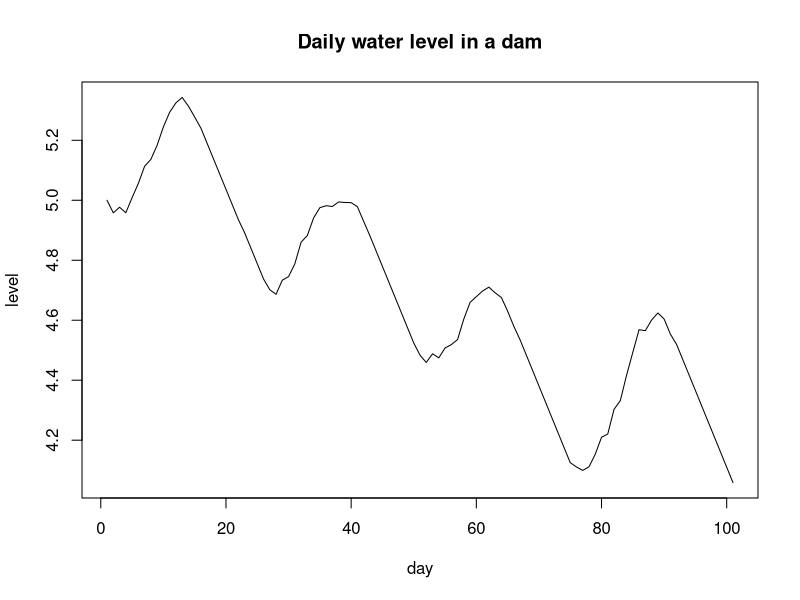

Source code (R):
simpson <- function(ftn, a, b, n = 100) {
  # this function approximates the integral from a to b of ftn
  # using Simpson's rule with n subdivisions
  # ftn is a function of a single variable
  # and we assume a < b and n is an even integer >= 4
  n <- max(c(2*(n %/% 2), 4))
  h <- (b-a)/n
  x.vec1 <- seq(a+h, b-h, by = 2*h)
  x.vec2 <- seq(a+2*h, b-2*h, by = 2*h)
  f.vec1 <- sapply(x.vec1, ftn)
  f.vec2 <- sapply(x.vec2, ftn)
  S <- h/3*(ftn(a) + ftn(b) + 4*sum(f.vec1) + 2*sum(f.vec2))
  return(S)
}


volume <- function(h, hmax, ftn) {
  # volume of water in dam at level h
  # hmax is max level and ftn(u) gives cross-sectional area at level u
  if (h < 0) {
    return(0)
  } else if (h > hmax) {
    return(simpson(ftn, 0, hmax))
  } else {
    return(simpson(ftn, 0, h))
  }
}


height <- function(h, hmax, v, ftn) {
  # new level of water in dam when initial level is h and volume changes by v
  # hmax is max level and ftn(u) gives cross-sectional area at level u
  vmax = volume(hmax, hmax, ftn)
  h = min(c(h, hmax))
  h = max(c(h, 0))
  v_h = volume(h, hmax, ftn)

  if (v_h + v >= vmax) {
    return(hmax)
  } else if (v_h + v <= 0) {
    return(0)
  } else {
    x.l <- 0
    x.r <- hmax
    f.l <- volume(x.l, hmax, ftn) - v_h - v
    f.r <- volume(x.r, hmax, ftn) - v_h - v
    # sucessively refine x.l and x.r
    while ((x.r - x.l) > 1e-6) {
      x.m <- (x.l + x.r)/2
      f.m <- volume(x.m, hmax, ftn) - v_h - v
      if (f.m == 0) {
        return(x.m)
      } else if (f.l * f.m < 0) {
        x.r <- x.m
        f.r <- f.m
      } else {
        x.l <- x.m
        f.l <- f.m
      }
    }
    return(x.l)
  }
}


# input
A2 <- function(h) {
  if (h < 0) {
    return(0)
  } else if (h < 2) {
    return(100*h^2)
  } else {
    return(400*h - 400)
  }
}
h1 <- 5
hmax <- 10
v <- scan(file = "../data/catchment.txt") # volume of water falling into catchment on day t is v[t+1]
alpha <- 1
beta <- 0.05

# calculations
n <- length(v)
h <- rep(0, n+1) # height of dam at end of day t is h[t+1]
h[1] <- h1
for (i in 1:n) {
  h[i+1] <- height(h[i], hmax, v[i] - alpha - beta*A2(h[i]), A2)
}

# output
plot(1:(n+1), h, type = "l", xlab = 'day', ylab = 'level',
  main = 'Daily water level in a dam')
